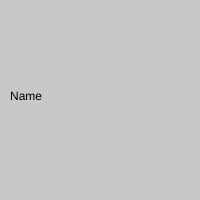
Frame 1 (no input)
Frame 60 (no input): identical to frame 1, image omitted
Frame 120 (the mouse pressed at the canvas centre since frame 60): identical to frame 1, image omitted

The p5.js sketch that drew this single still picture (run headless with seeded random() and noise() and a simulated clock; from frame 60 on, the mouse is pressed at the canvas centre):

// p5.js sketch
// ── sketch.js
let a_bgcolor = 200;
let a_button;
let a_input;

function setup() {
  createCanvas(200, 200);
  
  // Force DOM ui below canvas
  createP();
  
  a_button = createButton('changeColor');
  a_button.mousePressed(changeColor);
  
  createP();

  a_input = createInput('Name');
}

function changeColor() {
  a_bgcolor = random(255);
}

function draw() {
  background(a_bgcolor);
  
  text(a_input.value(), 10, 100);
}
